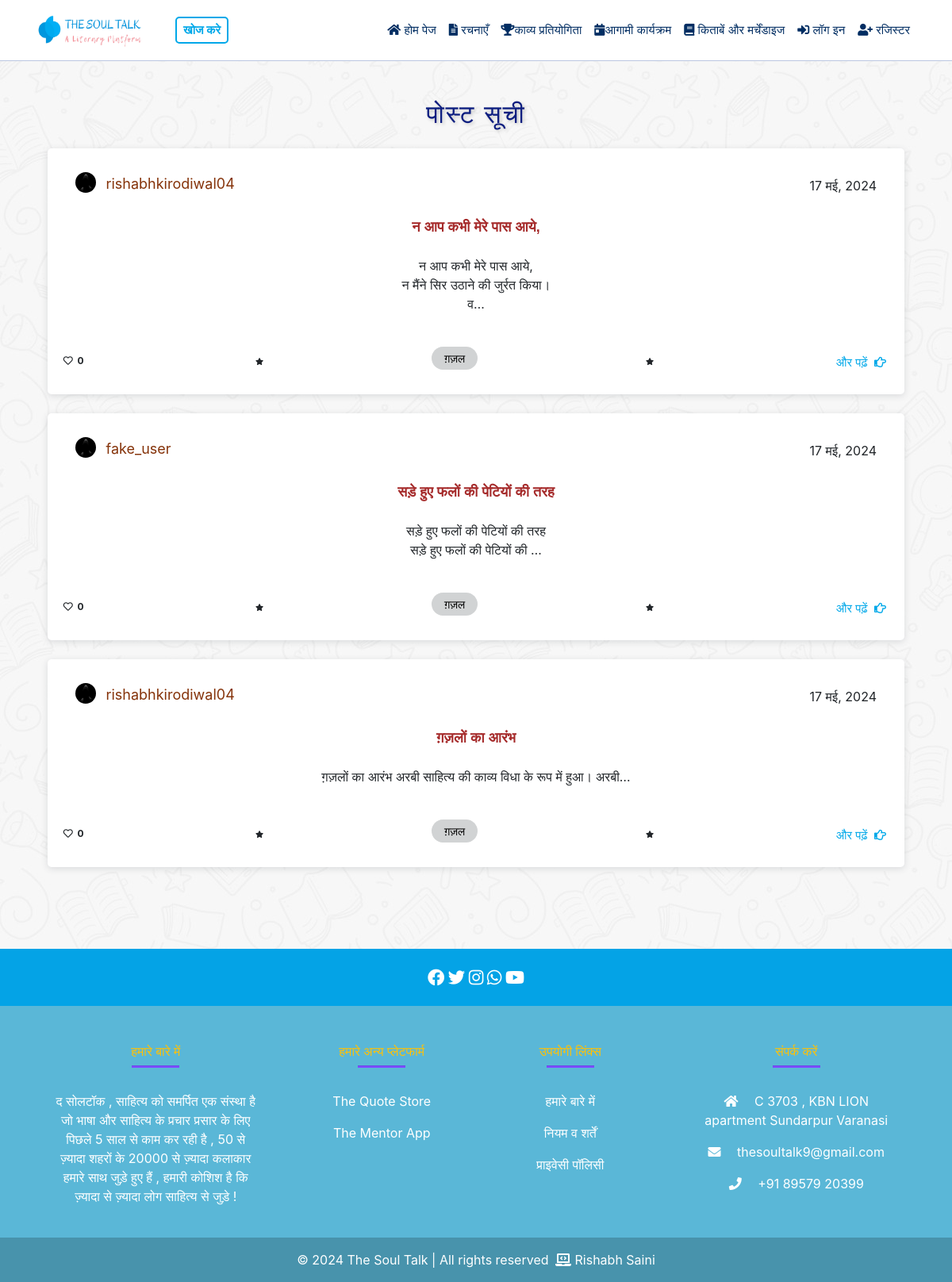
Page /post-list/ on the earlier database version.
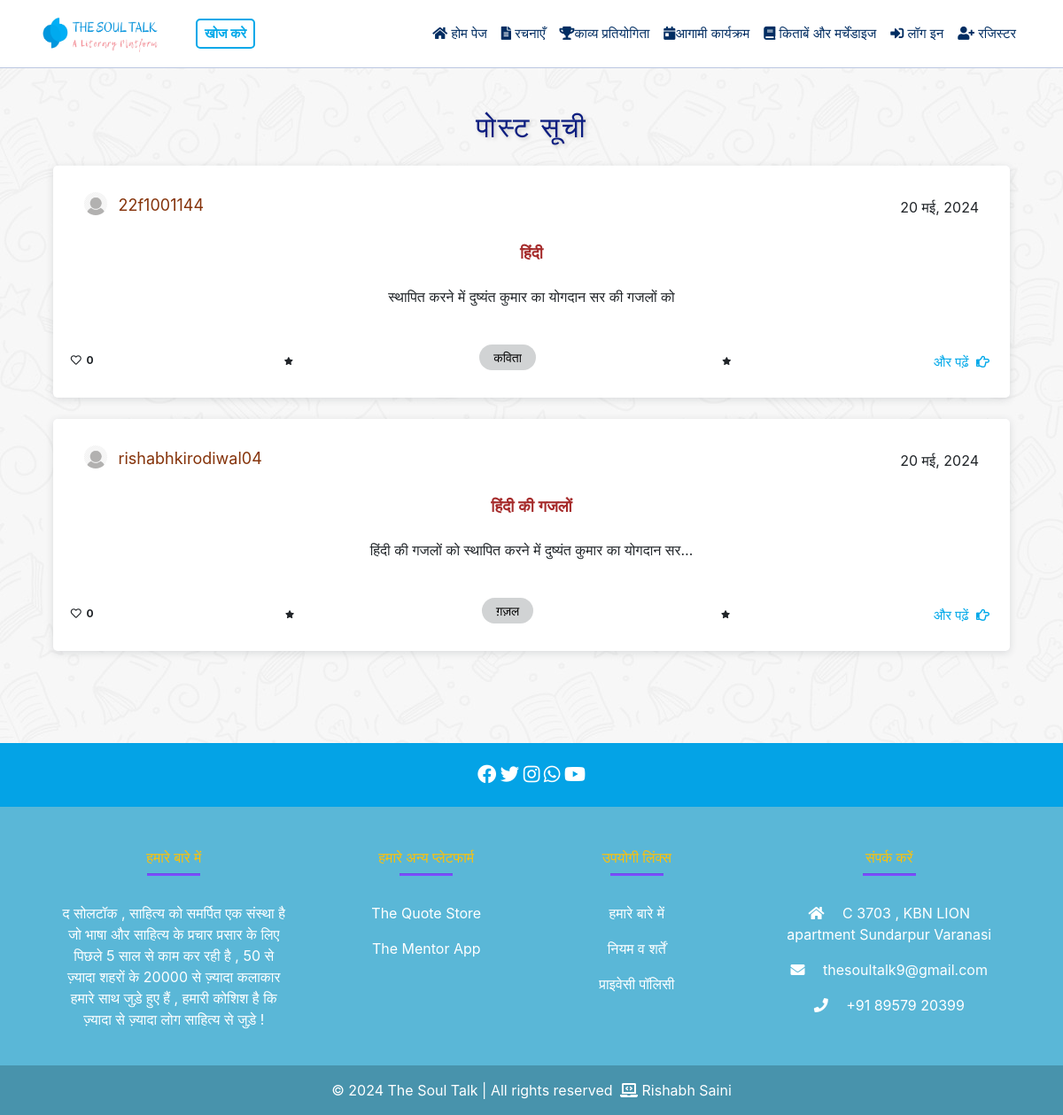
Same page on the later database version.
### mainApp/models.py (models this page shows, shortened)
class Post(models.Model):
    title = models.CharField(max_length=100)
    description = models.TextField()
    category = models.ForeignKey(Category, on_delete=models.CASCADE)
    created_by = models.ForeignKey(CustomUser, on_delete=models.CASCADE)
    created_at = models.DateTimeField(auto_now_add=True)
    approved = models.BooleanField(default=False)  # New field for approval status
    declined = models.BooleanField(default=False)
    likes = models.ManyToManyField(CustomUser, through='Like', related_name='liked_posts')
    likes_count = models.IntegerField(default=0)

class Profile(models.Model):
    user = models.OneToOneField(CustomUser, on_delete=models.CASCADE)
    name = models.CharField(max_length=100, blank=True)
    bio = models.TextField(default='रचनाकार', blank=True)  # Setting default value for bio field
    place = models.CharField(max_length=100, blank=True)
    profile_image = models.ImageField(upload_to='media/profile_images/', blank=True)

class CustomUser(AbstractUser):
    is_admin = models.BooleanField(default=False)
    is_owner = models.BooleanField(default=False)
    phone_no = models.CharField(max_length=15, blank=True, null=True)

class Category(models.Model):
    name_en = models.CharField(max_length=100, verbose_name="English Name",unique=True)
    name_hi = models.CharField(max_length=100, verbose_name="Hindi Name",unique=True)
    class Meta:
        verbose_name_plural = "Categories"

### mainApp/views.py (the view)
# urls.py: path('post-list/', views.post_list, name='post-list'),
def post_list(request):
    posts = Post.objects.filter(approved=True).order_by('-created_at')
    return render(request, 'post_list.html', {'posts': posts})

### mainApp/templates/post_list.html
{% extends "base.html" %}
{% block content %}
<div class="container">
    <h2 class="mt-4 text-center">पोस्ट सूची</h2>
    {% if posts %}
            {% for post in posts %}
                            {% include 'partials/post_details.html' %}
            {% endfor %}
    {% else %}
        <p class="text-center">कोई पोस्ट नहीं हैं।</p>
    {% endif %}
</div>
{% endblock %}

### mainApp/templates/partials/post_details.html
<div class="card bg-card-image mt-4">
    <div class="row">
        <div class="col-md-12">
            <div class="card-body">
                <div class="d-flex author-info justify-content-between align-items-center">
                    <div class="profile-pic ">
                        <img src="{% if post.created_by.profile.profile_image %}{{ post.created_by.profile.profile_image.url }}{% else %}/media/profile_images/default.png{% endif %}"
                            alt="Profile Image" class="profile-image img-fluid rounded-circle">
                                    <a href="{% url 'profile' username=post.created_by.username %}" class="profile-link">{{ post.created_by.username }}</a>
                        </div>
                    <div>
                        <p class="card-text mb-0 post-date">
                            {{ post.created_at|date:"d F, Y" }}
                        </p>
                    </div>
                </div>
                <div>
                    <h5 class="card-title"  style="color: brown;">
                        <strong>{{ post.title }}</strong>
                    </h5>
                </div>
                <div>
                    <p class="card-text text-center">
                    <p style="white-space: pre-wrap;" class="card-text text-center">{{ post.description|truncatechars:60 }}</pre>
                    </p>
                </div>
            </div>
            <div class="row mt-4 mt-sm-0">
                <div class="col-md-12 category-info d-flex justify-content-between align-items-center">
                    <p class="badge text-black">
                        <i class="far fa-heart"></i>&nbsp; {{ post.likes_count }}
                    </p>
                    <p class="badge text-black">
                        <i class="fa fa-solid fa-star fa-xs"></i>
                    </p>
                    <a href="{% url 'category-posts' post.category.id %}" style="text-decoration:none;" class="mb-4">
                        <p class="badge custom-badge"
                            style="font-family: 'Biryani', sans-serif; font-size: 14px; font-weight:normal;">
                            {{ post.category.name_hi }}
                        </p>
                    </a>
                    <p class="badge text-black">
                        <i class="fa fa-solid fa-star fa-xs"></i>
                    </p>
                    <a href="{% url 'full_post' post.id %}" class="card-link">
                        <p class="read-more">
                            और पढ़ें &nbsp;<i class="far fa-hand-point-right"></i>
                        </p>
                    </a>
                </div>
            </div>
        </div>
    </div>
</div>

Differences in the rows shown:
removed Post: created_by.profile_image (picture), created_by.username "rishabhkirodiwal04", created_at "17 मई, 2024", title "न आप कभी मेरे पास आये,", description "न आप कभी मेरे पास आये, न मैंने सिर उठाने की जुर्रत किया। व…", likes_count "0", category.name_hi "ग़ज़ल"
removed Post: created_by.profile_image (picture), created_by.username "fake_user", created_at "17 मई, 2024", title "सड़े हुए फलों की पेटियों की तरह", description "सड़े हुए फलों की पेटियों की तरह सड़े हुए फलों की पेटियों की …", likes_count "0", category.name_hi "ग़ज़ल"
removed Post: created_by.profile_image (picture), created_by.username "rishabhkirodiwal04", created_at "17 मई, 2024", title "ग़ज़लों का आरंभ", description "ग़ज़लों का आरंभ अरबी साहित्य की काव्य विधा के रूप में हुआ। अरबी…", likes_count "0", category.name_hi "ग़ज़ल"
added Post: created_by.username "22f1001144", created_at "20 मई, 2024", title "हिंदी", description "स्थापित करने में दुष्यंत कुमार का योगदान सर की गजलों को", likes_count "0", category.name_hi "कविता"
added Post: created_by.username "rishabhkirodiwal04", created_at "20 मई, 2024", title "हिंदी की गजलों", description "हिंदी की गजलों को स्थापित करने में दुष्यंत कुमार का योगदान सर…", likes_count "0", category.name_hi "ग़ज़ल"
